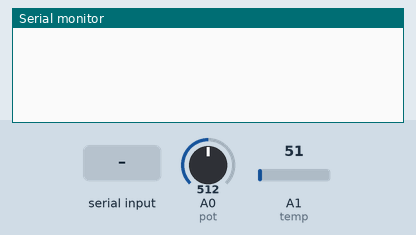
This sketch was run on a simulated Arduino Uno, built with avr-gcc and run on an emulated ATmega328P. Parts: the last lines printed to the serial monitor. The inputs (shaded band) are chosen by the test bench; at power-on: A1 (temp) = 51, A0 (pot) = 512.

Above: at 1.2 s.
1.3 s: "1" received over Serial
At 1.6 s:
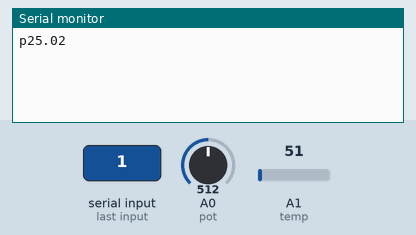
3.4 s: A1 (temp) set to 61
At 4.7 s:
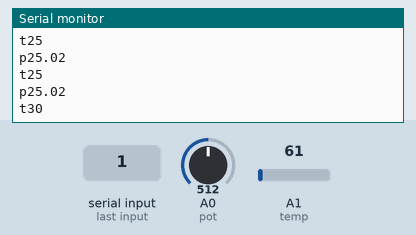
4.9 s: A0 (pot) set to 716
At 5.4 s:
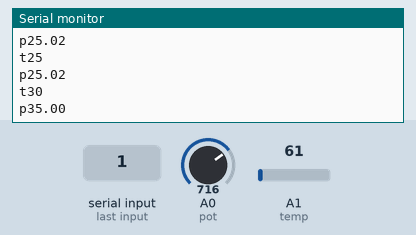
6.4 s: A1 (temp) set to 71
At 7.0 s:
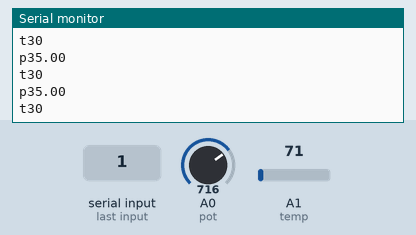
7.9 s: A0 (pot) set to 900
At 8.4 s:
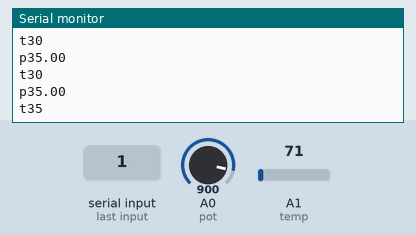
Timing chart, 0 to 10.4 s (numbered marks = the images above; inputs shaded):
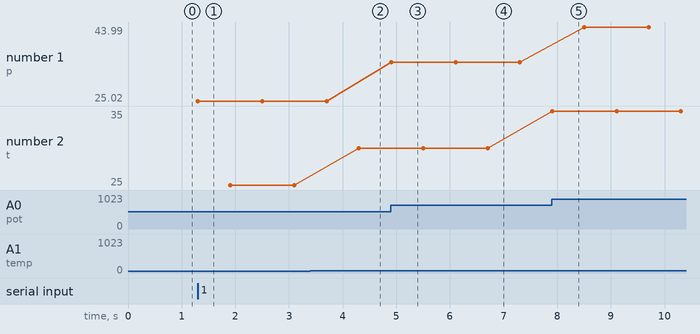

Measured:
- after the input at 1.3 s, the serial monitor: prints a new line at once (image 1)
- after the input at 3.4 s, the serial monitor: prints a new line after 0.90 s (image 2)
- after the input at 4.9 s, the serial monitor: prints a new line at once (image 3)
- plotted number 1: 25.02 → 35 after the input at 4.9 s, 35 → 43.99 after the input at 7.9 s
- plotted number 2: 25 → 30 after the input at 3.4 s

The sketch:

graphview.ino
```cpp
#define pot A0
#define temp A1
boolean sendData = false;

void setup() {
   Serial.begin(9600);
   pinMode(INPUT,temp);
   pinMode(INPUT,pot);
}

void loop() {
  if(Serial.available()>0){
    char date = Serial.read();
    sendData = date == '1'? true : false;
  }

  if(sendData){
    float potValue = analogRead(pot);
    //queremos que los datos esten entre 0 y 50
    potValue = (potValue*50)/1023;
    int tempValue = (analogRead(temp))/2;
    Serial.println("p"+String(potValue));
    delay(600);
    Serial.println("t"+String(tempValue));
    delay(600);
  }


}
```
